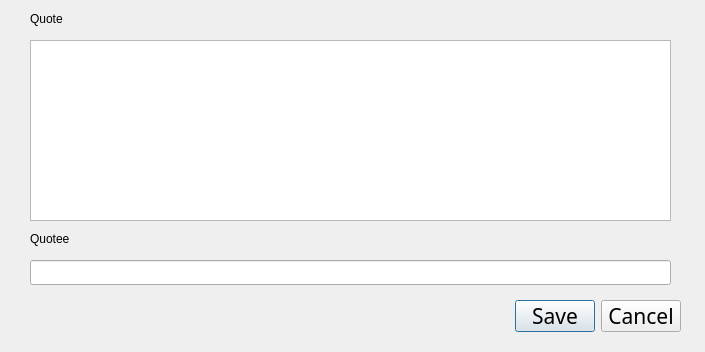
<?xml version="1.0" encoding="UTF-8"?>
<ui version="4.0">
 <class>QuoteFormWindow</class>
 <widget class="QDialog" name="QuoteFormWindow">
  <property name="geometry">
   <rect>
    <x>0</x>
    <y>0</y>
    <width>705</width>
    <height>352</height>
   </rect>
  </property>
  <property name="windowTitle">
   <string>Dialog</string>
  </property>
  <widget class="QDialogButtonBox" name="saveOrCancel">
   <property name="geometry">
    <rect>
     <x>10</x>
     <y>300</y>
     <width>671</width>
     <height>32</height>
    </rect>
   </property>
   <property name="font">
    <font>
     <family>Sans</family>
     <pointsize>16</pointsize>
    </font>
   </property>
   <property name="orientation">
    <enum>Qt::Horizontal</enum>
   </property>
   <property name="standardButtons">
    <set>QDialogButtonBox::Cancel|QDialogButtonBox::Save</set>
   </property>
   <property name="centerButtons">
    <bool>false</bool>
   </property>
  </widget>
  <widget class="QLineEdit" name="quoteeText">
   <property name="geometry">
    <rect>
     <x>30</x>
     <y>260</y>
     <width>641</width>
     <height>25</height>
    </rect>
   </property>
  </widget>
  <widget class="QLabel" name="label">
   <property name="geometry">
    <rect>
     <x>30</x>
     <y>10</y>
     <width>67</width>
     <height>17</height>
    </rect>
   </property>
   <property name="text">
    <string>Quote</string>
   </property>
  </widget>
  <widget class="QLabel" name="label_2">
   <property name="geometry">
    <rect>
     <x>30</x>
     <y>230</y>
     <width>67</width>
     <height>17</height>
    </rect>
   </property>
   <property name="text">
    <string>Quotee</string>
   </property>
  </widget>
  <widget class="QPlainTextEdit" name="quoteText">
   <property name="geometry">
    <rect>
     <x>30</x>
     <y>40</y>
     <width>641</width>
     <height>181</height>
    </rect>
   </property>
  </widget>
 </widget>
 <resources/>
 <connections>
  <connection>
   <sender>saveOrCancel</sender>
   <signal>accepted()</signal>
   <receiver>QuoteFormWindow</receiver>
   <slot>accept()</slot>
   <hints>
    <hint type="sourcelabel">
     <x>248</x>
     <y>254</y>
    </hint>
    <hint type="destinationlabel">
     <x>157</x>
     <y>274</y>
    </hint>
   </hints>
  </connection>
  <connection>
   <sender>saveOrCancel</sender>
   <signal>rejected()</signal>
   <receiver>QuoteFormWindow</receiver>
   <slot>reject()</slot>
   <hints>
    <hint type="sourcelabel">
     <x>316</x>
     <y>260</y>
    </hint>
    <hint type="destinationlabel">
     <x>286</x>
     <y>274</y>
    </hint>
   </hints>
  </connection>
 </connections>
</ui>
